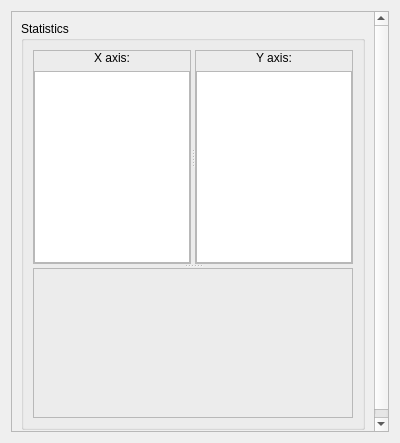
<?xml version="1.0" encoding="UTF-8"?>
<ui version="4.0">
 <class>SimulatorStatisticsWidget</class>
 <widget class="QWidget" name="SimulatorStatisticsWidget">
  <property name="geometry">
   <rect>
    <x>0</x>
    <y>0</y>
    <width>400</width>
    <height>443</height>
   </rect>
  </property>
  <property name="windowTitle">
   <string>Simulator Statistics</string>
  </property>
  <layout class="QGridLayout" name="gridLayout">
   <item row="0" column="0">
    <widget class="QScrollArea" name="_scroll">
     <property name="horizontalScrollBarPolicy">
      <enum>Qt::ScrollBarAlwaysOff</enum>
     </property>
     <property name="widgetResizable">
      <bool>true</bool>
     </property>
     <widget class="QWidget" name="_contents">
      <property name="geometry">
       <rect>
        <x>0</x>
        <y>0</y>
        <width>364</width>
        <height>427</height>
       </rect>
      </property>
      <layout class="QGridLayout" name="gridLayout_3">
       <item row="0" column="0">
        <widget class="QGroupBox" name="_groupBox">
         <property name="title">
          <string>Statistics</string>
         </property>
         <layout class="QGridLayout" name="gridLayout_4">
          <item row="0" column="0">
           <widget class="QSplitter" name="_splitter">
            <property name="orientation">
             <enum>Qt::Vertical</enum>
            </property>
            <widget class="QFrame" name="frame">
             <property name="sizePolicy">
              <sizepolicy hsizetype="Preferred" vsizetype="Minimum">
               <horstretch>0</horstretch>
               <verstretch>1</verstretch>
              </sizepolicy>
             </property>
             <layout class="QGridLayout" name="gridLayout_7">
              <property name="margin">
               <number>0</number>
              </property>
              <item row="0" column="0">
               <widget class="QSplitter" name="splitter_2">
                <property name="orientation">
                 <enum>Qt::Horizontal</enum>
                </property>
                <widget class="QFrame" name="frame_3">
                 <property name="frameShape">
                  <enum>QFrame::StyledPanel</enum>
                 </property>
                 <property name="frameShadow">
                  <enum>QFrame::Raised</enum>
                 </property>
                 <layout class="QGridLayout" name="_2">
                  <property name="margin">
                   <number>0</number>
                  </property>
                  <item row="1" column="0">
                   <widget class="QListWidget" name="_listX">
                    <property name="selectionMode">
                     <enum>QAbstractItemView::SingleSelection</enum>
                    </property>
                   </widget>
                  </item>
                  <item row="0" column="0">
                   <widget class="QLabel" name="label">
                    <property name="text">
                     <string>X axis:</string>
                    </property>
                    <property name="alignment">
                     <set>Qt::AlignCenter</set>
                    </property>
                   </widget>
                  </item>
                 </layout>
                </widget>
                <widget class="QFrame" name="frame_4">
                 <property name="frameShape">
                  <enum>QFrame::StyledPanel</enum>
                 </property>
                 <property name="frameShadow">
                  <enum>QFrame::Raised</enum>
                 </property>
                 <layout class="QGridLayout">
                  <property name="margin">
                   <number>0</number>
                  </property>
                  <item row="1" column="0">
                   <widget class="QListWidget" name="_listY">
                    <property name="selectionMode">
                     <enum>QAbstractItemView::MultiSelection</enum>
                    </property>
                   </widget>
                  </item>
                  <item row="0" column="0">
                   <widget class="QLabel" name="label_2">
                    <property name="text">
                     <string>Y axis:</string>
                    </property>
                    <property name="alignment">
                     <set>Qt::AlignCenter</set>
                    </property>
                   </widget>
                  </item>
                 </layout>
                </widget>
               </widget>
              </item>
             </layout>
            </widget>
            <widget class="QFrame" name="frame_2">
             <property name="sizePolicy">
              <sizepolicy hsizetype="Preferred" vsizetype="Preferred">
               <horstretch>0</horstretch>
               <verstretch>3</verstretch>
              </sizepolicy>
             </property>
             <property name="minimumSize">
              <size>
               <width>0</width>
               <height>150</height>
              </size>
             </property>
             <layout class="QGridLayout" name="_3">
              <property name="margin">
               <number>0</number>
              </property>
              <item row="0" column="0">
               <widget class="QFrame" name="_image">
                <property name="frameShape">
                 <enum>QFrame::StyledPanel</enum>
                </property>
                <property name="frameShadow">
                 <enum>QFrame::Raised</enum>
                </property>
               </widget>
              </item>
             </layout>
            </widget>
           </widget>
          </item>
         </layout>
        </widget>
       </item>
      </layout>
     </widget>
    </widget>
   </item>
  </layout>
 </widget>
 <resources/>
 <connections/>
</ui>
